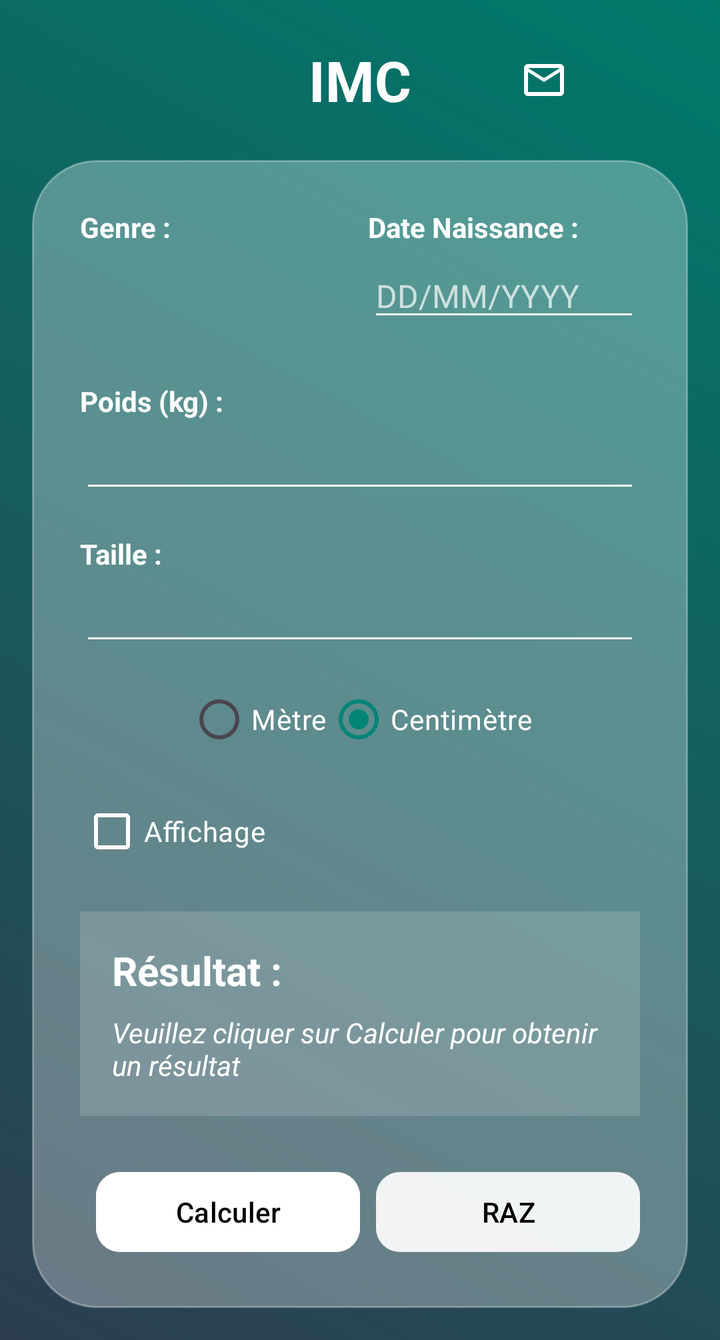
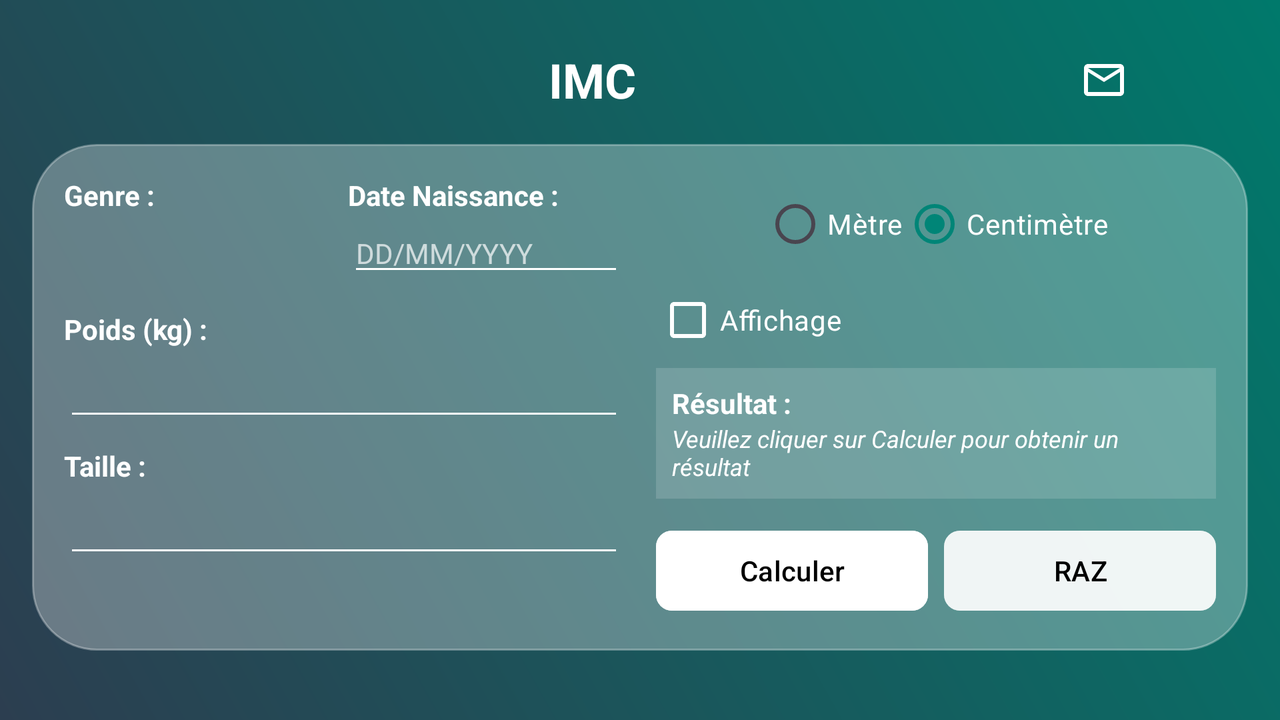

The same Android screen from two of the app's own layout files: first res/layout/ as a phone draws it, then the repository's variant for another configuration, drawn on a device whose configuration selects that folder. Both files follow.
<!-- AndroidManifest.xml: application theme Theme.IMC -->
<!-- res/layout/activity_compute.xml -->
<?xml version="1.0" encoding="utf-8"?>
<ScrollView xmlns:android="http://schemas.android.com/apk/res/android"
    xmlns:app="http://schemas.android.com/apk/res-auto"
    xmlns:tools="http://schemas.android.com/tools"
    android:layout_width="match_parent"
    android:layout_height="match_parent"
    android:background="@drawable/ic_connectionbackground"
    android:fillViewport="true">

    <LinearLayout
        android:layout_width="match_parent"
        android:layout_height="wrap_content"
        android:orientation="vertical"
        android:padding="16sp">

        <RelativeLayout
            android:layout_width="match_parent"
            android:layout_height="wrap_content"
            android:layout_marginBottom="16sp">

            <ImageButton
                android:id="@+id/btnBack"
                android:layout_width="48sp"
                android:layout_height="48sp"
                android:background="?attr/selectableItemBackgroundBorderless"
                android:src="@drawable/ic_back"
                android:contentDescription="@string/btn_back_description"
                app:tint="@color/white" />

            <TextView
                android:layout_width="wrap_content"
                android:layout_height="wrap_content"
                android:layout_centerInParent="true"
                android:text="@string/title_imc"
                android:textColor="@color/white"
                android:textSize="28sp"
                android:textStyle="bold" />

            <LinearLayout
                android:layout_width="wrap_content"
                android:layout_height="wrap_content"
                android:layout_alignParentEnd="true"
                android:orientation="horizontal">

                <ImageButton
                    android:id="@+id/btnEmail"
                    android:layout_width="48sp"
                    android:layout_height="48sp"
                    android:background="?attr/selectableItemBackgroundBorderless"
                    android:src="@drawable/ic_email"
                    android:contentDescription="@string/btn_email_description"
                    app:tint="@color/white" />

                <ImageButton
                    android:id="@+id/btnCalendar"
                    android:layout_width="48sp"
                    android:layout_height="48sp"
                    android:background="?attr/selectableItemBackgroundBorderless"
                    android:src="@drawable/ic_calendar"
                    android:contentDescription="@string/btn_calendar_description"
                    app:tint="@color/white" />
            </LinearLayout>
        </RelativeLayout>

        <LinearLayout
            android:layout_width="match_parent"
            android:layout_height="wrap_content"
            android:background="@drawable/transparent_card"
            android:orientation="vertical"
            android:padding="24sp">

            <LinearLayout
                android:layout_width="match_parent"
                android:layout_height="wrap_content"
                android:orientation="horizontal"
                android:weightSum="2"
                android:baselineAligned="false">

                <LinearLayout
                    android:layout_width="0sp"
                    android:layout_height="wrap_content"
                    android:layout_weight="1"
                    android:orientation="vertical"
                    android:layout_marginEnd="8sp">

                    <TextView
                        android:layout_width="wrap_content"
                        android:layout_height="wrap_content"
                        android:text="@string/label_genre"
                        android:textColor="@color/white"
                        android:textStyle="bold"
                        android:layout_marginBottom="4sp"/>

                    <Spinner
                        android:id="@+id/spinnerGenre"
                        android:layout_width="match_parent"
                        android:layout_height="48sp"
                        android:background="@drawable/rounded_corner"
                        android:backgroundTint="#4DFFFFFF"
                        android:padding="8sp" />
                </LinearLayout>

                <LinearLayout
                    android:layout_width="0sp"
                    android:layout_height="wrap_content"
                    android:layout_weight="1"
                    android:orientation="vertical">

                    <TextView
                        android:layout_width="wrap_content"
                        android:layout_height="wrap_content"
                        android:text="@string/label_birthdate"
                        android:textColor="@color/white"
                        android:textStyle="bold"
                        android:layout_marginBottom="4sp"/>

                    <EditText
                        android:id="@+id/etBirthDate"
                        android:layout_width="match_parent"
                        android:layout_height="wrap_content"
                        android:hint="@string/hint_date_format"
                        android:textColor="@color/white"
                        android:textColorHint="#B3FFFFFF"
                        android:backgroundTint="@color/white"
                        android:inputType="date"
                        android:autofillHints="none"
                        android:textSize="16sp" />
                </LinearLayout>
            </LinearLayout>

            <TextView
                android:layout_width="wrap_content"
                android:layout_height="wrap_content"
                android:layout_marginTop="16sp"
                android:text="@string/label_poids"
                android:textColor="@color/white"
                android:textStyle="bold" />

            <EditText
                android:id="@+id/etPoids"
                android:layout_width="match_parent"
                android:layout_height="wrap_content"
                android:backgroundTint="@color/white"
                android:inputType="numberDecimal"
                android:textColor="@color/white"
                android:autofillHints="none" />

            <TextView
                android:layout_width="wrap_content"
                android:layout_height="wrap_content"
                android:layout_marginTop="16sp"
                android:text="@string/label_taille"
                android:textColor="@color/white"
                android:textStyle="bold" />

            <EditText
                android:id="@+id/etTaille"
                android:layout_width="match_parent"
                android:layout_height="wrap_content"
                android:backgroundTint="@color/white"
                android:inputType="numberDecimal"
                android:textColor="@color/white"
                android:autofillHints="none" />

            <RadioGroup
                android:id="@+id/rgUnit"
                android:layout_width="match_parent"
                android:layout_height="wrap_content"
                android:orientation="horizontal"
                android:gravity="center"
                android:layout_marginTop="8sp">

                <RadioButton
                    android:id="@+id/rbMetre"
                    android:layout_width="wrap_content"
                    android:layout_height="wrap_content"
                    android:text="@string/label_metre"
                    android:textColor="@color/white"
                    android:buttonTint="@color/white" />

                <RadioButton
                    android:id="@+id/rbCm"
                    android:layout_width="wrap_content"
                    android:layout_height="wrap_content"
                    android:text="@string/label_cm"
                    android:checked="true"
                    android:textColor="@color/white"
                    android:buttonTint="@color/white" />
            </RadioGroup>

            <CheckBox
                android:id="@+id/cbAffichage"
                android:layout_width="wrap_content"
                android:layout_height="wrap_content"
                android:text="@string/label_affichage"
                android:textColor="@color/white"
                android:buttonTint="@color/white"
                android:checked="false"
                android:layout_marginTop="8sp" />

            <LinearLayout
                android:id="@+id/resultArea"
                android:layout_width="match_parent"
                android:layout_height="wrap_content"
                android:layout_marginTop="16sp"
                android:background="#26FFFFFF"
                android:orientation="vertical"
                android:padding="16sp">

                <TextView
                    android:layout_width="wrap_content"
                    android:layout_height="wrap_content"
                    android:text="@string/label_resultat"
                    android:textColor="@color/white"
                    android:textSize="20sp"
                    android:textStyle="bold" />

                <TextView
                    android:id="@+id/tvResultText"
                    android:layout_width="match_parent"
                    android:layout_height="wrap_content"
                    android:layout_marginTop="8sp"
                    android:text="@string/result_initial_text"
                    android:textColor="@color/white"
                    android:textStyle="italic" />
            </LinearLayout>

            <LinearLayout
                android:layout_width="match_parent"
                android:layout_height="wrap_content"
                android:layout_marginTop="24sp"
                android:orientation="horizontal"
                android:weightSum="2"
                style="?android:attr/buttonBarStyle">

                <Button
                    android:id="@+id/btnCalculer"
                    android:layout_width="0sp"
                    android:layout_height="wrap_content"
                    android:layout_weight="1"
                    android:layout_marginEnd="4sp"
                    android:backgroundTint="@color/white"
                    android:text="@string/btn_calculer"
                    android:textColor="@color/black"
                    app:cornerRadius="12sp"
                    style="?android:attr/buttonBarButtonStyle" />

                <Button
                    android:id="@+id/btnRAZ"
                    android:layout_width="0sp"
                    android:layout_height="wrap_content"
                    android:layout_weight="1"
                    android:layout_marginStart="4sp"
                    android:backgroundTint="#B3FFFFFF"
                    android:text="@string/btn_raz"
                    android:textColor="@color/black"
                    app:cornerRadius="12sp"
                    style="?android:attr/buttonBarButtonStyle" />
            </LinearLayout>

        </LinearLayout>
    </LinearLayout>
</ScrollView>
<!-- resources referenced by this layout -->
<resources>
  <color name="black">#FF000000</color>
  <color name="white">#FFFFFFFF</color>
  <!-- drawable ic_connectionbackground (drawable) -->
  <shape xmlns:android="http://schemas.android.com/apk/res/android"
      android:shape="rectangle">
      <gradient
          android:startColor="@color/gradient_start_dark"
          android:endColor="@color/gradient_end_teal"
          android:angle="45"
      />
  </shape>
  <!-- drawable ic_email (drawable) -->
  <vector xmlns:android="http://schemas.android.com/apk/res/android"
      android:width="24dp"
      android:height="24dp"
      android:viewportWidth="24"
      android:viewportHeight="24"
      android:tint="@color/white">
      <path
          android:fillColor="@android:color/white"
          android:pathData="M20,4H4C2.9,4 2.01,4.9 2.01,6L2,18C2,19.1 2.9,20 4,20H20C21.1,20 22,19.1 22,18V6C22,4.9 21.1,4 20,4ZM20,18H4V8L12,13L20,8V18ZM12,11L4,6H20L12,11Z"/>
  </vector>
  <!-- drawable transparent_card (drawable) -->
  <?xml version="1.0" encoding="utf-8"?>
  <shape xmlns:android="http://schemas.android.com/apk/res/android">
      <solid android:color="@color/transparent_gray" />
      <corners android:radius="32dp" />
      <stroke android:width="1dp" android:color="#4DFFFFFF" />
  </shape>
  <string name="btn_back_description">Retour</string>
  <string name="btn_calculer">Calculer</string>
  <string name="btn_calendar_description">Ajouter au calendrier</string>
  <string name="btn_email_description">Envoyer par email</string>
  <string name="btn_raz">RAZ</string>
  <string name="hint_date_format">DD/MM/YYYY</string>
  <string name="label_affichage">Affichage</string>
  <string name="label_birthdate">Date Naissance :</string>
  <string name="label_cm">Centimètre</string>
  <string name="label_genre">Genre :</string>
  <string name="label_metre">Mètre</string>
  <string name="label_poids">Poids (kg) :</string>
  <string name="label_resultat">Résultat :</string>
  <string name="label_taille">Taille :</string>
  <string name="result_initial_text">Veuillez cliquer sur Calculer pour obtenir un résultat</string>
  <string name="title_imc">IMC</string>
  <style name="Theme.IMC" parent="Base.Theme.IMC" />
  <color name="gradient_start_dark">#2C3E50</color>
  <color name="gradient_end_teal">#00796B</color>
  <color name="transparent_gray">#4DFFFFFF</color>
  <style name="Base.Theme.IMC" parent="Theme.Material3.DayNight.NoActionBar">
          <item name="colorPrimary">@color/primary_teal</item>
          <item name="colorSecondary">@color/accent_orange</item>
          
          <item name="android:windowBackground">@color/background_light</item>
          <item name="colorSurface">@color/surface_light</item>
          
          <item name="colorOnBackground">@color/text_main_light</item>
          <item name="colorOnSurface">@color/text_main_light</item>
      </style>
  <color name="primary_teal">#008577</color>
  <color name="accent_orange">#FF8F00</color>
  <color name="background_light">#F8F9FA</color>
  <color name="surface_light">#FFFFFF</color>
  <color name="text_main_light">#212121</color>
</resources>
<!-- res/layout-land/activity_compute.xml (the repository's variant of the layout above) -->
<!-- drawn on the phone turned sideways -->
<?xml version="1.0" encoding="utf-8"?>
<ScrollView xmlns:android="http://schemas.android.com/apk/res/android"
    xmlns:app="http://schemas.android.com/apk/res-auto"
    xmlns:tools="http://schemas.android.com/tools"
    android:layout_width="match_parent"
    android:layout_height="match_parent"
    android:background="@drawable/ic_connectionbackground"
    android:fillViewport="true"
    android:scrollbarStyle="outsideOverlay">

    <LinearLayout
        android:layout_width="match_parent"
        android:layout_height="wrap_content"
        android:orientation="vertical"
        android:padding="16sp">

        <LinearLayout
            android:layout_width="match_parent"
            android:layout_height="wrap_content"
            android:orientation="horizontal"
            android:gravity="center_vertical"
            android:layout_marginBottom="8dp">

            <ImageButton
                android:id="@+id/btnBack"
                android:layout_width="48sp"
                android:layout_height="48sp"
                android:background="?attr/selectableItemBackgroundBorderless"
                android:src="@drawable/ic_back"
                android:contentDescription="@string/btn_back_description"
                app:tint="@color/white" />

            <TextView
                android:layout_width="0dp"
                android:layout_height="wrap_content"
                android:layout_weight="1"
                android:text="@string/title_imc"
                android:textColor="@color/white"
                android:textSize="24sp"
                android:textStyle="bold"
                android:gravity="center" />

            <ImageButton
                android:id="@+id/btnEmail"
                android:layout_width="48dp"
                android:layout_height="48dp"
                android:background="?attr/selectableItemBackgroundBorderless"
                android:src="@drawable/ic_email"
                android:contentDescription="@string/btn_email_description"
                app:tint="@color/white" />

            <ImageButton
                android:id="@+id/btnCalendar"
                android:layout_width="48dp"
                android:layout_height="48dp"
                android:background="?attr/selectableItemBackgroundBorderless"
                android:src="@drawable/ic_calendar"
                android:contentDescription="@string/btn_calendar_description"
                app:tint="@color/white" />
        </LinearLayout>

        
        <LinearLayout
            android:layout_width="match_parent"
            android:layout_height="wrap_content"
            android:background="@drawable/transparent_card"
            android:orientation="horizontal"
            android:padding="16dp"
            android:baselineAligned="false">

            
            <LinearLayout
                android:layout_width="0dp"
                android:layout_height="wrap_content"
                android:layout_weight="1"
                android:orientation="vertical"
                android:layout_marginEnd="8dp">

                <LinearLayout
                    android:layout_width="match_parent"
                    android:layout_height="wrap_content"
                    android:orientation="horizontal">

                    <LinearLayout
                        android:layout_width="0dp"
                        android:layout_height="wrap_content"
                        android:layout_weight="1"
                        android:orientation="vertical"
                        android:layout_marginEnd="4dp">
                        <TextView
                            android:layout_width="wrap_content"
                            android:layout_height="wrap_content"
                            android:text="@string/label_genre"
                            android:textColor="@color/white"
                            android:textStyle="bold" />
                        <Spinner
                            android:id="@+id/spinnerGenre"
                            android:layout_width="match_parent"
                            android:layout_height="40dp"
                            android:background="@drawable/rounded_corner"
                            android:backgroundTint="#4DFFFFFF" />
                    </LinearLayout>

                    <LinearLayout
                        android:layout_width="0dp"
                        android:layout_height="wrap_content"
                        android:layout_weight="1"
                        android:orientation="vertical">
                        <TextView
                            android:layout_width="wrap_content"
                            android:layout_height="wrap_content"
                            android:text="@string/label_birthdate"
                            android:textColor="@color/white"
                            android:textStyle="bold" />
                        <EditText
                            android:id="@+id/etBirthDate"
                            android:layout_width="match_parent"
                            android:layout_height="wrap_content"
                            android:hint="@string/hint_date_format"
                            android:textColor="@color/white"
                            android:textColorHint="#B3FFFFFF"
                            android:backgroundTint="@color/white"
                            android:inputType="date"
                            android:textSize="14sp"
                            android:autofillHints="none" />
                    </LinearLayout>
                </LinearLayout>

                <TextView
                    android:layout_width="wrap_content"
                    android:layout_height="wrap_content"
                    android:layout_marginTop="8dp"
                    android:text="@string/label_poids"
                    android:textColor="@color/white"
                    android:textStyle="bold" />
                <EditText
                    android:id="@+id/etPoids"
                    android:layout_width="match_parent"
                    android:layout_height="wrap_content"
                    android:backgroundTint="@color/white"
                    android:inputType="numberDecimal"
                    android:textColor="@color/white"
                    android:autofillHints="none" />

                <TextView
                    android:layout_width="wrap_content"
                    android:layout_height="wrap_content"
                    android:layout_marginTop="8dp"
                    android:text="@string/label_taille"
                    android:textColor="@color/white"
                    android:textStyle="bold" />
                <EditText
                    android:id="@+id/etTaille"
                    android:layout_width="match_parent"
                    android:layout_height="wrap_content"
                    android:backgroundTint="@color/white"
                    android:inputType="numberDecimal"
                    android:textColor="@color/white"
                    android:autofillHints="none" />
            </LinearLayout>

            
            <LinearLayout
                android:layout_width="0dp"
                android:layout_height="wrap_content"
                android:layout_weight="1"
                android:orientation="vertical"
                android:layout_marginStart="8dp">

                <RadioGroup
                    android:id="@+id/rgUnit"
                    android:layout_width="match_parent"
                    android:layout_height="wrap_content"
                    android:orientation="horizontal"
                    android:gravity="center">
                    <RadioButton
                        android:id="@+id/rbMetre"
                        android:layout_width="wrap_content"
                        android:layout_height="wrap_content"
                        android:text="@string/label_metre"
                        android:textColor="@color/white"
                        android:buttonTint="@color/white" />
                    <RadioButton
                        android:id="@+id/rbCm"
                        android:layout_width="wrap_content"
                        android:layout_height="wrap_content"
                        android:text="@string/label_cm"
                        android:checked="true"
                        android:textColor="@color/white"
                        android:buttonTint="@color/white" />
                </RadioGroup>

                <CheckBox
                    android:id="@+id/cbAffichage"
                    android:layout_width="wrap_content"
                    android:layout_height="wrap_content"
                    android:text="@string/label_affichage"
                    android:textColor="@color/white"
                    android:buttonTint="@color/white" />

                <LinearLayout
                    android:layout_width="match_parent"
                    android:layout_height="wrap_content"
                    android:background="#26FFFFFF"
                    android:orientation="vertical"
                    android:padding="8dp">
                    <TextView
                        android:layout_width="wrap_content"
                        android:layout_height="wrap_content"
                        android:text="@string/label_resultat"
                        android:textColor="@color/white"
                        android:textStyle="bold" />
                    <TextView
                        android:id="@+id/tvResultText"
                        android:layout_width="match_parent"
                        android:layout_height="wrap_content"
                        android:text="@string/result_initial_text"
                        android:textColor="@color/white"
                        android:textStyle="italic"
                        android:textSize="12sp" />
                </LinearLayout>

                <LinearLayout
                    android:layout_width="match_parent"
                    android:layout_height="wrap_content"
                    android:layout_marginTop="12dp"
                    android:orientation="horizontal">
                    <Button
                        android:id="@+id/btnCalculer"
                        android:layout_width="0dp"
                        android:layout_height="wrap_content"
                        android:layout_weight="1"
                        android:layout_marginEnd="4dp"
                        android:backgroundTint="@color/white"
                        android:text="@string/btn_calculer"
                        android:textColor="@color/black"
                        app:cornerRadius="8dp" />
                    <Button
                        android:id="@+id/btnRAZ"
                        android:layout_width="0dp"
                        android:layout_height="wrap_content"
                        android:layout_weight="1"
                        android:layout_marginStart="4dp"
                        android:backgroundTint="#B3FFFFFF"
                        android:text="@string/btn_raz"
                        android:textColor="@color/black"
                        app:cornerRadius="8dp" />
                </LinearLayout>
            </LinearLayout>
        </LinearLayout>
    </LinearLayout>
</ScrollView>
